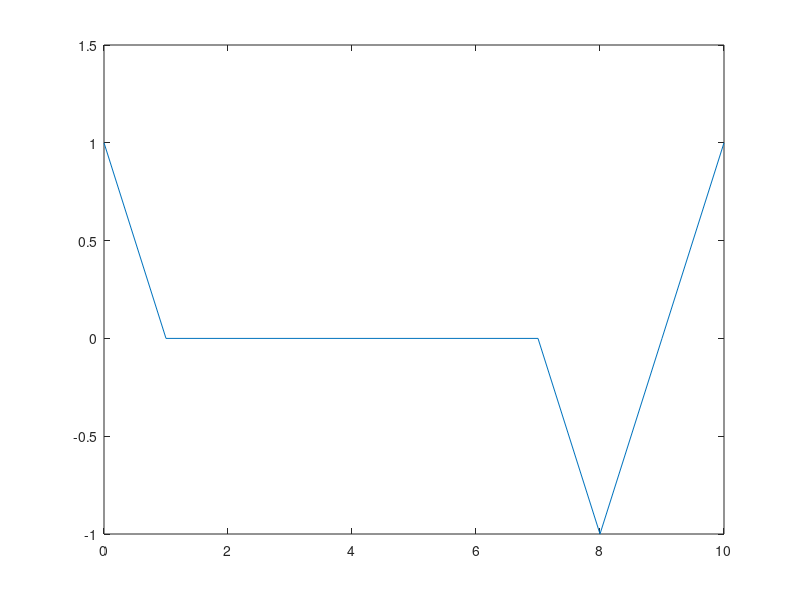

This figure's MATLAB source:
t=linspace(0,10,11);
pi=3.14159;
E=2.718;
T=10;
a0=0;
m=5;
w=2*pi/T;
f=a0;
for n=1:m
    an=(1-cos(8*pi*n/5))/10;
    bn=sin(8*pi*n/5)/10;
    f=f+2*an*cos(n*w*t);
    f=f-2*bn*sin(n*w*t);
end
plot(t,f)

